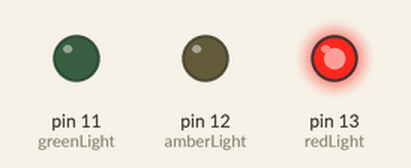
Recording of a sketch running on a simulated Arduino Uno, built with avr-gcc and run on an emulated ATmega328P. Parts: output pins drawn as LEDs (lit = HIGH).

Above: at 1.5 s.
At 3.5 s:
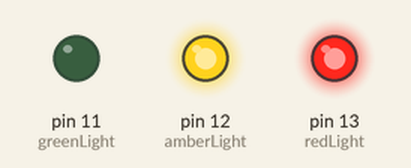
At 6.5 s:
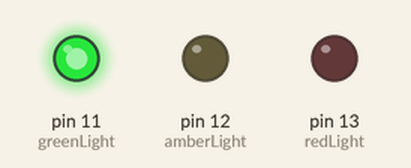
At 10.0 s:
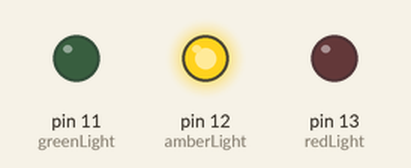
Timing chart, 0 to 14.3 s (numbered marks = the images above):
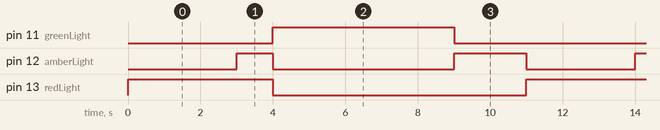

The sketch:

arduino-traffic-lights.ino
```cpp
#ifdef ARDUINO_AVR_UNO
// Arduino Uno
const byte redLight = 13;
const byte amberLight = 12;
const byte greenLight = 11;
#else
// Adafruit Feather Huzzah
const byte redLight = 14;
const byte amberLight = 12;
const byte greenLight = 13;
#endif

void setup() {
  pinMode(redLight, OUTPUT);
  pinMode(amberLight, OUTPUT);
  pinMode(greenLight, OUTPUT);

  digitalWrite(redLight, LOW);
  digitalWrite(amberLight, LOW);
  digitalWrite(greenLight, LOW);
}

void loop() {
  digitalWrite(redLight, HIGH);
  delay(3000);

  digitalWrite(amberLight, HIGH);
  delay(1000);

  digitalWrite(redLight, LOW);
  digitalWrite(amberLight, LOW);
  digitalWrite(greenLight, HIGH);
  delay(5000);

  digitalWrite(greenLight, LOW);
  digitalWrite(amberLight, HIGH);
  delay(2000);

  digitalWrite(amberLight, LOW);
}
```

Measured:
- by itself, pin 11 (greenLight): alternates HIGH for 5.0 s and LOW for 6.0 s
- by itself, pin 12 (amberLight): repeats every 11.0 s: LOW 5.0 s, HIGH 2.0 s, LOW 3.0 s, HIGH 1.0 s
- by itself, pin 13 (redLight): alternates HIGH for 4.0 s and LOW for 7.0 s
